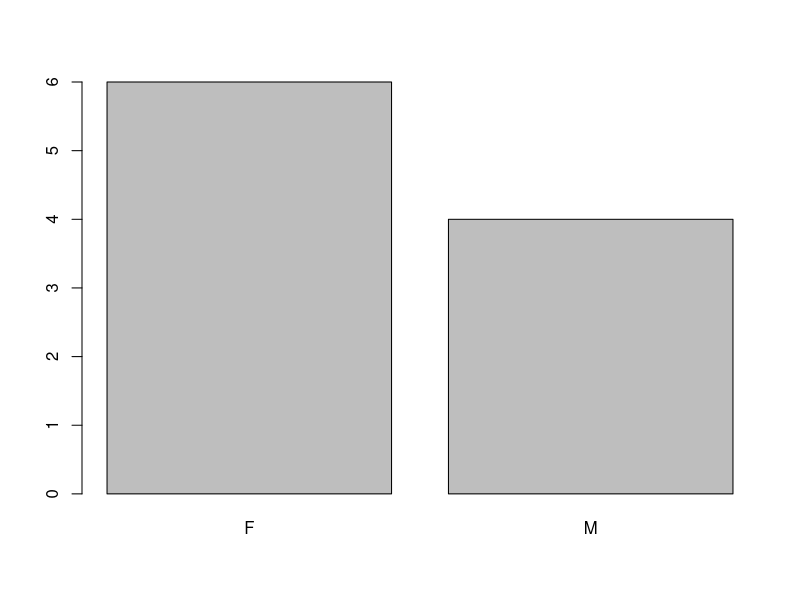
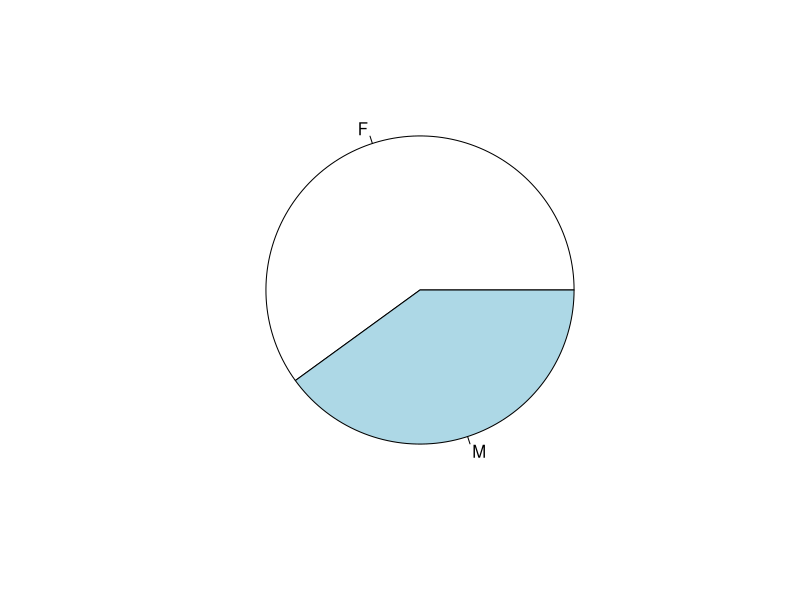

Reproduce these figures in R, in order.
# (1)
gender <- c('F', 'F', 'F', 'M', 'M', 'F', 'F', 'F', 'M', 'M')

# (2)
table(gender)

# (3)
barplot(table(gender))

# (4)
pie(table(gender))
